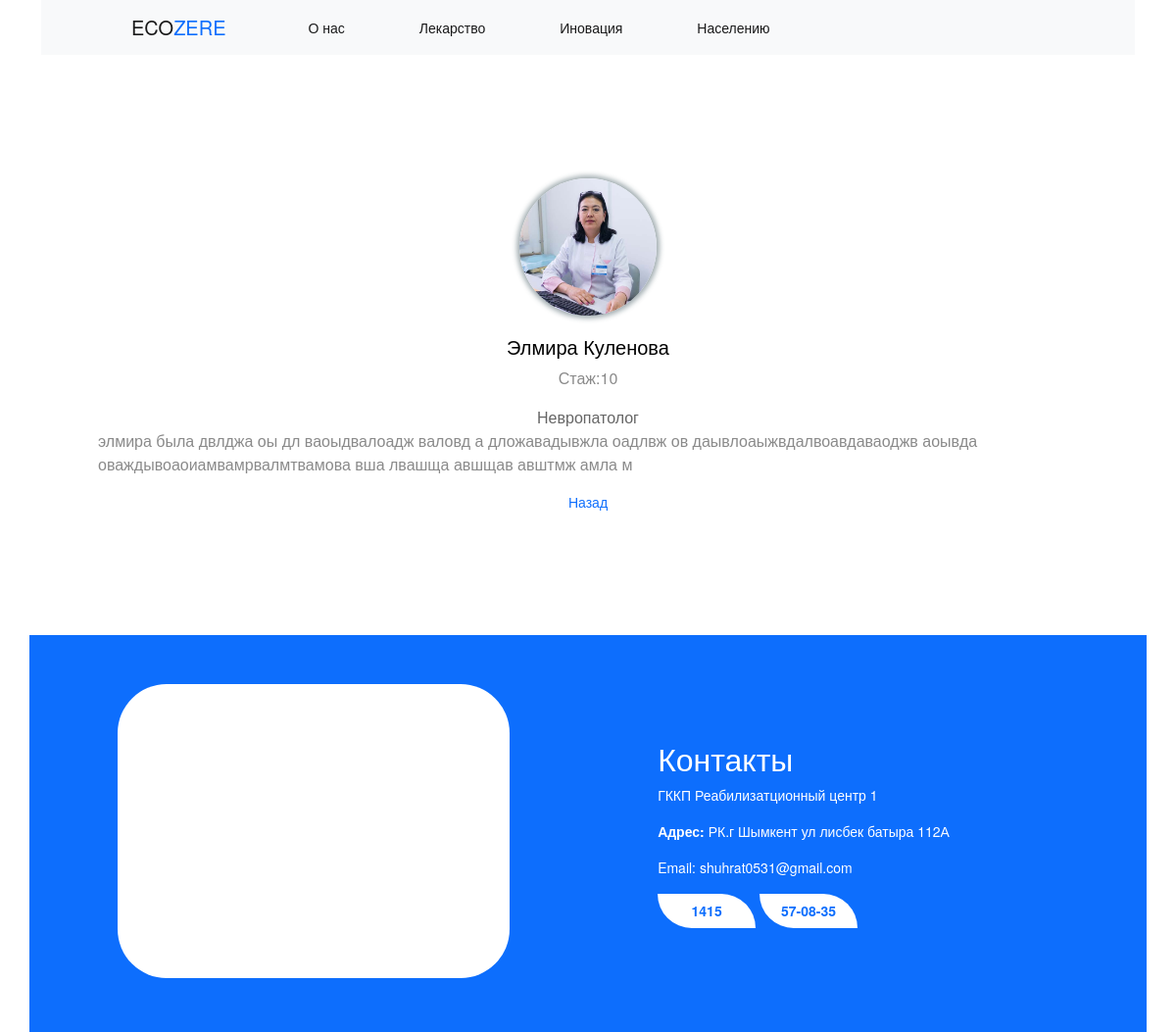
The page /f/1/ on the database its author committed.
### aziret/models.py (models this page shows, shortened)
class Peoples (models.Model):
    category = models.ForeignKey(Category, on_delete=models.CASCADE, default=True ,null=True)
    title = models.CharField(max_length=120)
    sub_title = models.CharField(max_length=120)
    content = models.TextField()
    years = models.IntegerField()
    img = models.ImageField(upload_to ='upload', blank= True,null =True)

### aziret/views.py (the view)
# urls.py: path('f/<int:pk>/',views.detailist,name = 'people'),
def detailist(request,pk):
    peoples =Peoples.objects.get(id=pk)
    return render(request,"aziret/detailist.html",{'peoples':peoples})

### aziret/templates/aziret/detailist.html (shortened to what this page needs)
{% load static %}
<!DOCTYPE html>
<html lang="en">
<head>
    <link href="https://cdn.jsdelivr.net/npm/bootstrap@5.0.2/dist/css/bootstrap.min.css" rel="stylesheet">
    <link rel="stylesheet" href="{% static 'css/style.css' %}">
    <link
  rel="stylesheet"
  href="https://cdn.jsdelivr.net/npm/swiper@8/swiper-bundle.min.css"
/>
</head>
<body>
    <div class="container">
      <nav class="navbar navbar-expand-lg navbar-light bg-light">
        <div class="container-fluid">
          <a class="navbar-brand media_zap" href="{% url 'index'%}">ECO<span class="text-primary">ZERE</span> </a>
          <div class="collapse navbar-collapse" id="navbarSupportedContent">
            <ul class="navbar-nav me-auto mb-2 mb-lg-0">
              <li class="nav-item">
                <a class="nav-link active" aria-current="page" href="{% url 'about'%}">О нас </a>
              </li>
              <li class="nav-item">
                <a class="nav-link active" href="{% url 'naseleniya'%}">Лекарство</a>
              </li>
              <li class="nav-item ">
                <a class="nav-link active" href="{% url 'naseleniya'%}" tabindex="-1" aria-disabled="true">Иновация</a>
              </li>
              <li class="nav-item">
                <a class="nav-link active" href="{% url 'naseleniya'%}" tabindex="-1" aria-disabled="true">Населению</a>
              </li>
            </ul>
          </div>
        </div>
      </nav>
    </div>
   <div class="container ">
        <div class=" people_detailist slider-card ">
            <img src="{{peoples.img.url}}" alt="">
            <h1 class="cardheading">{{peoples.title}}</h1>
            <p class="card-text t">Стаж:{{peoples.years}}</p>
            <span>{{peoples.sub_title}}</span>
            <p class="card-text t">{{peoples.content}}</p>
            <a class="nazad" href="{%url 'index'%}">Назад</a>
          </div>
        </div>
        <div class="container bgron">
          <footer >
            <div class="footer">
            <div class="maps0"><iframe class="maps" src="https://www.google.com/maps/embed?pb=!1m18!1m12!1m3!1d47215.23308789378!2d69.7339576779171!3d42.30088817269691!2m3!1f0!2f0!3f0!3m2!1i1024!2i768!4f13.1!3m3!1m2!1s0x38a8e0ce7e8dc53b%3A0x880489cf70d10323!2z0KHQsNC50YDQsNC8!5e0!3m2!1sru!2skz!4v1663777374536!5m2!1sru!2skz" width="600" height="450" style="border:0;" allowfullscreen="" loading="lazy"></iframe></div>
            <div class="maps_contac">
              <h2>Контакты </h2>
              <p>ГККП Реабилизатционный центр 1</p>
              <p><b>  Адрес:</b> РК.г Шымкент ул лисбек батыра 112А </p>
              <p>Email: shuhrat0531@gmail.com</p>
              <button class="botn">1415</button>
              <button class="botn">57-08-35</button>
            </div>
          </div>
          </footer>
        </div>
</body>
</html>

### aziret/static/css/style.css (style rules this page uses)
body { margin: 0; padding: 0; }
.collapse ul li { margin-left: 40px; }
.container-fluid { align-items: center; }
.navbar-brand { margin-left: 80px; }
.nav-link { margin-left: 20px; }
.footer { display: flex; }
.maps_contac { margin: auto; color: white; }
.bgron { background-color: #0d6efd; padding: 50px; }
.maps { border: 3px solid white; border-radius: 50px; background-color: white; width: 400px; height: 300px; margin-left: 40px; padding: 10px; }
html, body { position: relative; height: 100%; }
body { font-family: Helvetica Neue, Helvetica, Arial, sans-serif; font-size: 14px; color: #000; margin: 0; padding: 0; }
.card-text { color: #8A8A8A; font-weight: 300; font-size: 16px; }
.slider-card { scroll-snap-align: start; width: 300px; height: 350px; flex-shrink: 0; display: flex; justify-content: center; align-items: center; flex-direction: column; margin: auto; }
.slider-card img { width: 140px; height: 140px; object-fit: cover; border-radius: 50%; margin-bottom: 20px; box-shadow: 0.2px 0px 5px 3px #30485370; }
.slider-card span { color: #666666; font-size: 16px; }
.cardheading { font-size: 20px; }
.people_detailist { margin-top: 50px; margin: 0 auto; width: 1000px; height: 592px; }
.botn { border: 0; background-color: white; color: #0d6efd; width: 100px; height: 35px; font-weight: 700; border-radius: 0 50px; }
a { text-decoration: none; }

### rows shown on the page
Peoples: img (picture), title "Элмира Куленова", years "10", sub_title "Невропатолог", content "элмира была двлджа оы дл ваоыдвалоадж валовд а дложавадывжла оадлвж ов даывлоаыжвдалвоавдаваоджв аоывда оваждывоаоиамвамрвалмтвамова вша лвашща авшщав авштмж амла м"
